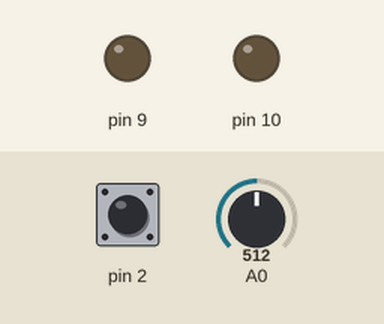
Recording of a sketch running on a simulated Arduino Uno, built with avr-gcc and run on an emulated ATmega328P. Shown: output pins drawn as LEDs (lit = HIGH). The inputs (shaded band) are chosen by the test bench; at power-on: pin 2 HIGH, A0 = 512.

Above: at 1.2 s.
1.3 s: pin 2 pulled LOW for 0.15 s
4.4 s: pin 2 pulled LOW for 1 s
8.4 s: pin 2 pulled LOW for 3.2 s
At 11.8 s:
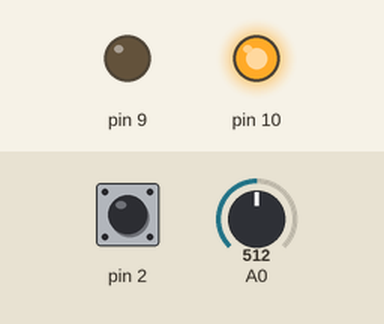
Timing chart, 0 to 13.4 s (numbered marks = the images above; inputs shaded):
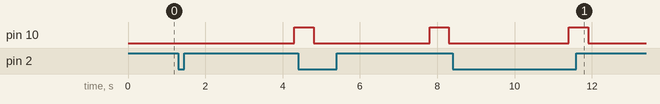

Measured:
- after the input at 1.3 s, pin 10: LOW → HIGH after 3.0 s
- after the input at 8.4 s, pin 10: LOW → HIGH after 3.0 s, → LOW 0.50 s later

The sketch:

ChickenRace.ino
```cpp
void setup()
{
  pinMode(2, INPUT_PULLUP);
}


void loop()
{
  while (digitalRead(2)) {
  }
  delay(3000);
  analogWrite(9, 255);
  while (true) {
    if (analogRead(A0) >= 120) {
      analogWrite(9, 0);
      analogWrite(10, 255);
      delay(500);
      analogWrite(10, 0);
      break;

    }
  }

}
```
